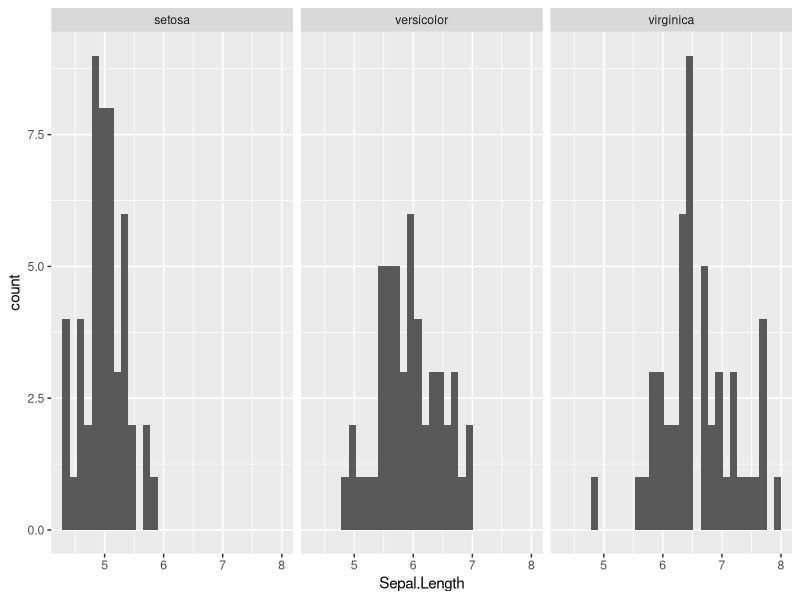

Write R code to recreate this figure.
## ---- chunk 1
knitr::opts_chunk$set(echo = TRUE)
library(tidyverse)
## ---- chunk 2
head(iris)
## ---- chunk 3
g <- ggplot(iris, aes(Sepal.Length)) + 
  geom_histogram() +
  facet_wrap(~Species) 
 
print(g)
